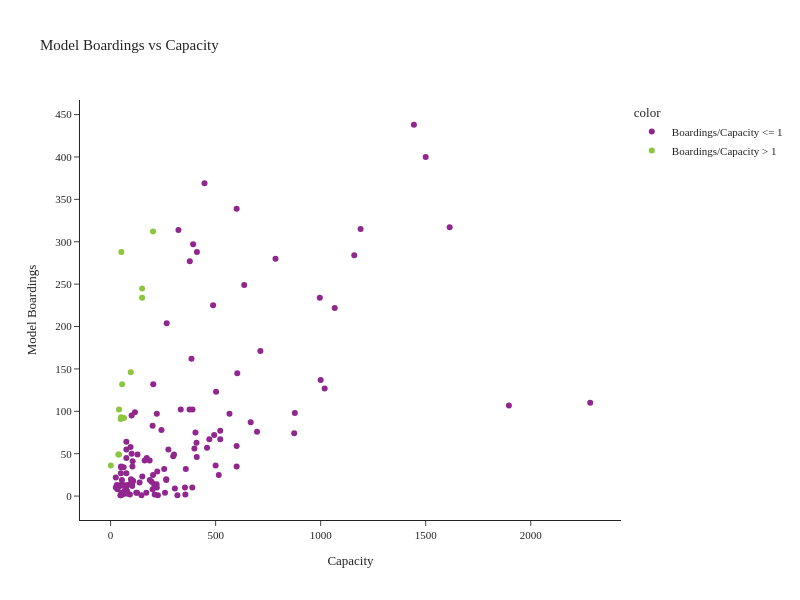

Notebook source saved alongside this figure:
### Code cell
df_with_stations['color'] = np.where(df_with_stations['Boardings/Capacity'] > 1, 'Boardings/Capacity > 1', 'Boardings/Capacity <= 1')

fig = px.scatter(df_with_stations, y='Model Boardings', x='Capacity', title='Model Boardings vs Capacity',
                 hover_data={'name': True, 'Model Boardings': True, 'Capacity': True, 'Boardings/Capacity': ':.2f'},
                 color='color')
fig.update_layout(height=600, width=800)
fig.show()

### Figure 1 — Plotly figure (JSON) as saved in the notebook; plotly's stock layout.template omitted (floating-point values rounded to 4 significant figures; data arrays with more than 128 entries replaced by an {"elided": "..."} marker saying what was removed)
{"data": [{"customdata": {"elided": "127x2 mixed values"}, "hovertemplate": "color=Boardings/Capacity <= 1<br>Capacity=%{x}<br>Model Boardings=%{y}<br>name=%{customdata[0]}<br>Boardings/Capacity=%{customdata[1]:.2f}<extra></extra>", "legendgroup": "Boardings/Capacity <= 1", "marker": {"color": "#91268F", "symbol": "circle"}, "mode": "markers", "name": "Boardings/Capacity <= 1", "orientation": "v", "showlegend": true, "type": "scatter", "x": [390, 2283, 220, 1067, 302, 63, 996, 636, 600, 104, 522, 600, 107, 323, 697, 306, 49, 100, 62, 493, 75, 78, 44, 195, 200, 79, 515, 36, 877, 358, 404, 713, 488, 267, 122, 385, 128, 200, 447, 30, 275, 75, 1500, 186, 1614, 80, 785, 203, 470, 377, 334, 502, 242, 376, 603, 75, 220, 459, 100, 411, 1444, 500, 393, 399, 48, 874, 30, 259, 255, 1896, 410, 667, 104, 202, 57, 62, 25, 147, 103, 1190, 105, 318, 151, 80, 138, 96, 73, 187, 522, 68, 126, 116, 172, 50, 389, 409, 298, 25, 225, 265, 92, 95, 1019, 356, 600, 354, 33, 1000, 207, 210, 47, 566, 219, 222, 74, 74, 75, 265, 170, 97, 75, 54, 52, 50, 49, 1160, 162], "xaxis": "x", "y": [102, 110, 10, 222, 49, 4, 234, 249, 59, 35, 77, 35, 18, 314, 76, 9, 13, 50, 34, 72, 7, 5, 12, 17, 8, 5, 25, 11, 98, 32, 75, 171, 225, 204, 4, 162, 49, 83, 369, 11, 55, 55, 400, 42, 317, 13, 280, 132, 67, 277, 102, 123, 78, 102, 145, 64, 97, 57, 95, 288, 438, 36, 297, 56, 1, 74, 13, 4, 32, 107, 46, 87, 16, 25, 2, 13, 10, 1, 12, 315, 41, 1, 23, 3, 16, 15, 8, 19, 67, 7, 4, 99, 45, 34, 10, 63, 47, 22, 1, 20, 2, 58, 127, 2, 339, 10, 8, 137, 14, 2, 1, 97, 14, 29, 3, 11, 45, 19, 4, 20, 27, 19, 4, 35, 27, 284, 42], "yaxis": "y"}, {"customdata": [["Tacoma Mall Transit Center", 36], ["Holy Spirit Lutheran Church", 2.55], ["Newport Hills Community Church", 1.324], ["Evergreen Point P&R", 5.647], ["Grace Lutheran Church", 1.86], ["Bethel Lutheran", 1.225], ["Saint Thomas Episcopal", 1.896], ["Spokane Street P&R", 2.4], ["Aurora Village TC", 1.545], ["Saint Margaret's Episcopal", 1.438], ["Renton City Municipal Garage", 1.56], ["Renton Transit Center", 1.633], ["City View Church", 1.521]], "hovertemplate": "color=Boardings/Capacity > 1<br>Capacity=%{x}<br>Model Boardings=%{y}<br>name=%{customdata[0]}<br>Boardings/Capacity=%{customdata[1]:.2f}<extra></extra>", "legendgroup": "Boardings/Capacity > 1", "marker": {"color": "#8CC63E", "symbol": "circle"}, "mode": "markers", "name": "Boardings/Capacity > 1", "orientation": "v", "showlegend": true, "type": "scatter", "x": [1, 40, 37, 51, 50, 40, 48, 55, 202, 64, 150, 150, 96], "xaxis": "x", "y": [36, 102, 49, 288, 93, 49, 91, 132, 312, 92, 234, 245, 146], "yaxis": "y"}], "layout": {"height": 600, "legend": {"title": {"text": "color"}, "tracegroupgap": 0}, "title": {"text": "Model Boardings vs Capacity"}, "width": 800, "xaxis": {"anchor": "y", "domain": [0, 1], "title": {"text": "Capacity"}}, "yaxis": {"anchor": "x", "domain": [0, 1], "title": {"text": "Model Boardings"}}}}
